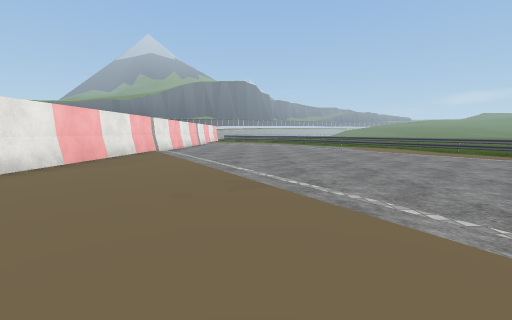
View 1 (above)

12 first-person views from a walk through a Unity game level. The camera is 1.2 m above the floor, tilts 6° down and sees 90° across. The floor is counted in squares, 2 m on a side. Each view is taken from the middle of a square. On the plan, view 1 faces up. The plan holds only what a view shows up to about 9 squares ahead; the rest is blank. The place goes on beyond the plan. The player is left out. Some surface patterns are stand-ins.

View 2
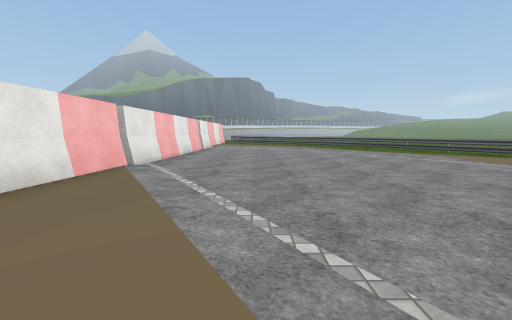

View 3
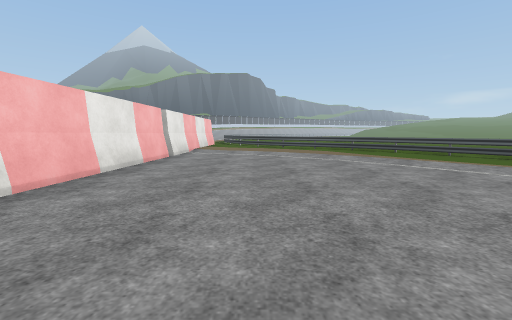

View 4
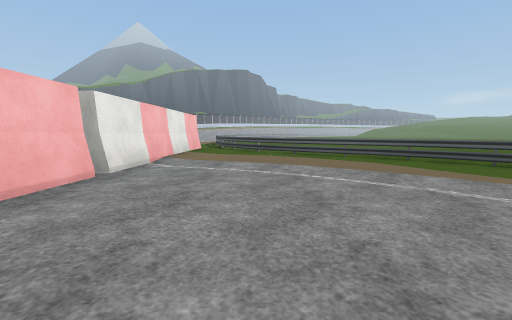

View 5
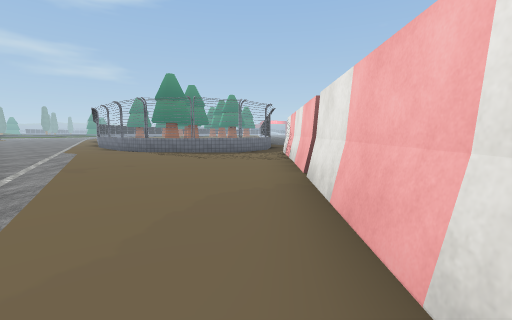

View 6
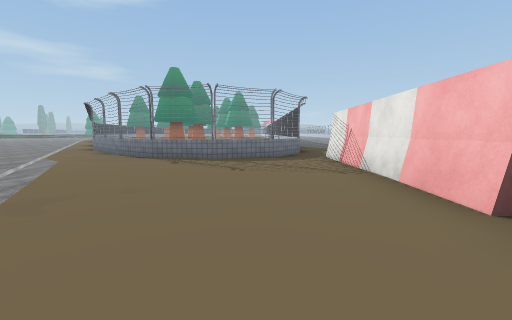

View 7
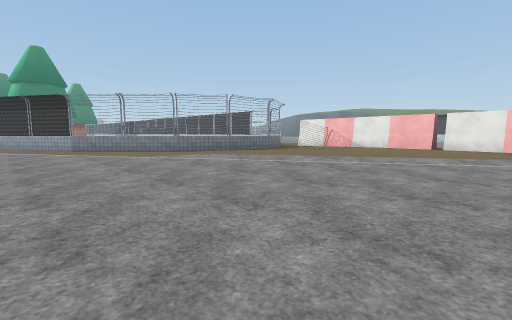

View 8
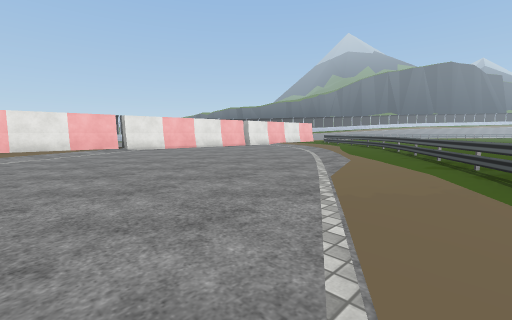

View 9
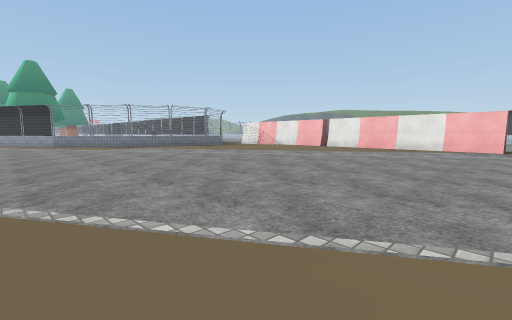

View 10
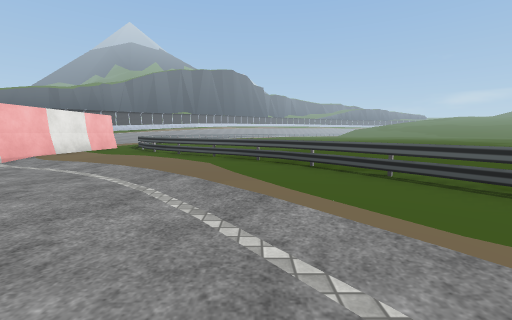

View 11
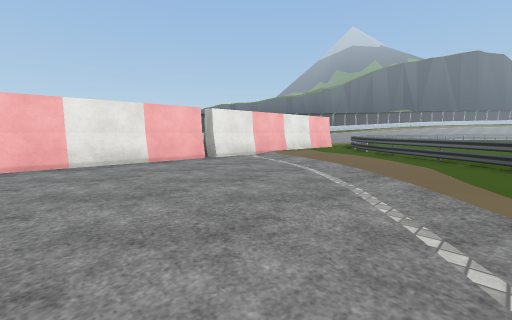

View 12
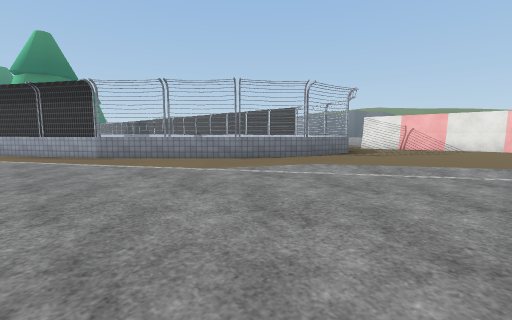

### Floor plan
Key: @ floor where view 1 was taken; # wall or solid block; x gap in a wall; . main floor; : floor 0.25 m higher than the main floor; / step, stairs or slope; = window, fence, low wall or low ledge.
Columns run from 4 left of view 1 to 6 right of it. Each row starts with its distance up from view 1.
 20  x=#
 19  #:=:   ::
 18  #::=:  ::
 17  #:::=: ::
 16  #::::=:::
 15 x/.::::=::
 14 #/.../::=:
 13 #...../::=
 12 #......::=#
 11 #......:::=
 10 #.......::=
  9 x:........:
  8 #:.........
  7 #:/........
  6 #:::.......
  5 #::/.......
  4 #::::......
  3 #::::......
  2 #::::/.....
  1 #::::::....
  0 #:::@::....
 -1 #:::::::...
 -2 #.=##=::...
 -3 :=    =....
 -4        =...
 -5         =..
 -6          #.
 -7          #.
 -8           #

Positions as (right, up) in squares from view 1, and headings:
1: (0, 0), facing up
2: (-1, 4), facing up
3: (-1, 8), facing up
4: (-1, 11), facing up
5: (-3, 7), facing down
6: (-2, 5), facing down
7: (6, 5), facing down-left
8: (6, 6), facing up-left
9: (6, 9), facing down-left
10: (2, 11), facing up
11: (2, 11), facing up-left
12: (6, 2), facing down-left
